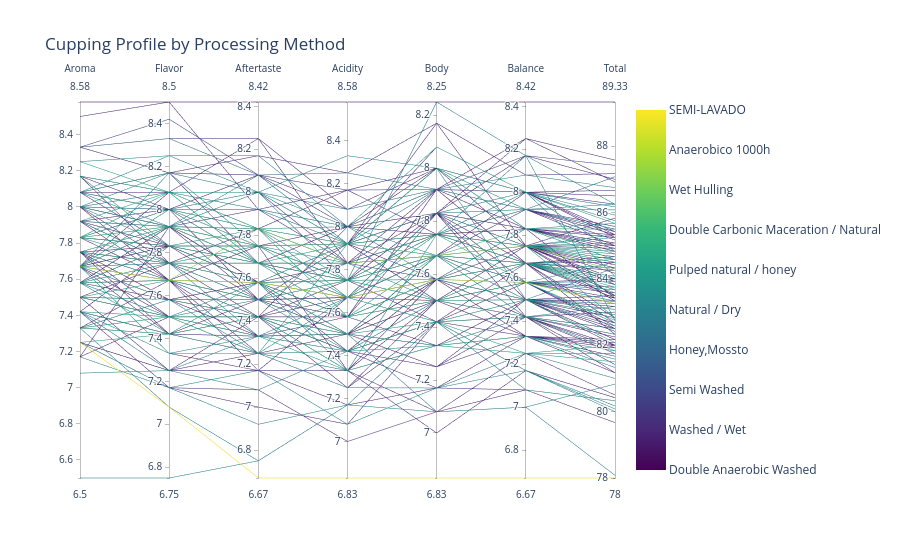

The notebook cell saved with this chart:
### Markdown cell above
## Parallel Coordinates — Cupping Profile by Processing Method
Each line is a coffee. Trace how processing method correlates across all cupping dimensions.

### Code cell
parallel_df = df.dropna(subset=existing + ["processing_method"]).copy()

# Encode processing method as numeric for coloring
methods = parallel_df["processing_method"].unique()
method_map = {m: i for i, m in enumerate(methods)}
parallel_df["method_code"] = parallel_df["processing_method"].map(method_map)

fig = go.Figure(data=go.Parcoords(
    line=dict(
        color=parallel_df["method_code"],
        colorscale="Viridis",
        showscale=True,
        colorbar=dict(tickvals=list(method_map.values()), ticktext=list(method_map.keys())),
    ),
    dimensions=[
        dict(label=col.title(), values=parallel_df[col]) for col in existing
    ] + [
        dict(label="Total", values=parallel_df["total_cup_points"]),
    ],
))
fig.update_layout(title="Cupping Profile by Processing Method")
fig.show()

### Figure 1 — Plotly figure (JSON) as saved in the notebook; plotly's stock layout.template omitted (floating-point values rounded to 4 significant figures; data arrays with more than 128 entries replaced by an {"elided": "..."} marker saying what was removed)
{"data": [{"dimensions": [{"label": "Aroma", "values": {"elided": "202 float values"}}, {"label": "Flavor", "values": {"elided": "202 float values"}}, {"label": "Aftertaste", "values": {"elided": "202 float values"}}, {"label": "Acidity", "values": {"elided": "202 float values"}}, {"label": "Body", "values": {"elided": "202 float values"}}, {"label": "Balance", "values": {"elided": "202 float values"}}, {"label": "Total", "values": {"elided": "202 float values"}}], "line": {"color": {"elided": "202 int values"}, "colorbar": {"ticktext": ["Double Anaerobic Washed", "Washed / Wet", "Semi Washed", "Honey,Mossto", "Natural / Dry", "Pulped natural / honey", "Double Carbonic Maceration / Natural", "Wet Hulling", "Anaerobico 1000h", "SEMI-LAVADO"], "tickvals": [0, 1, 2, 3, 4, 5, 6, 7, 8, 9]}, "colorscale": [[0, "#440154"], [0.1111, "#482878"], [0.2222, "#3e4989"], [0.3333, "#31688e"], [0.4444, "#26828e"], [0.5556, "#1f9e89"], [0.6667, "#35b779"], [0.7778, "#6ece58"], [0.8889, "#b5de2b"], [1, "#fde725"]], "showscale": true}, "type": "parcoords"}], "layout": {"title": {"text": "Cupping Profile by Processing Method"}}}
